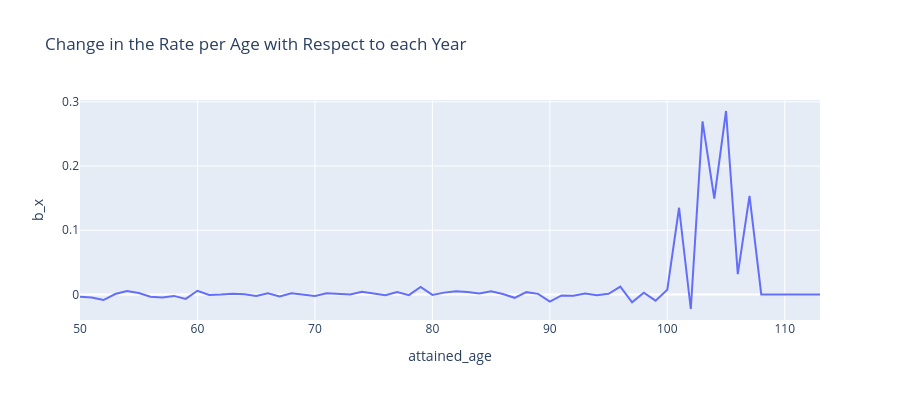

Notebook code cell kept with this figure:
### Code cell
charters.chart(
    df=pd.DataFrame(model.b_x).set_axis([0], axis=1).reset_index(),
    x_axis="attained_age",
    y_axis=0,
    color=None,
    type="line",
    title="Change in the Rate per Age with Respect to each Year",
    labels={"attained_age": "attained_age", "0": "b_x"},
)

### Figure 1 — Plotly figure (JSON) as saved in the notebook; plotly's stock layout.template omitted (floating-point values rounded to 4 significant figures)
{"data": [{"hovertemplate": "attained_age=%{x}<br>b_x=%{y}<extra></extra>", "legendgroup": "", "line": {"color": "#636efa", "dash": "solid"}, "marker": {"symbol": "circle"}, "mode": "lines", "name": "", "orientation": "v", "showlegend": false, "type": "scatter", "x": [50, 51, 52, 53, 54, 55, 56, 57, 58, 59, 60, 61, 62, 63, 64, 65, 66, 67, 68, 69, 70, 71, 72, 73, 74, 75, 76, 77, 78, 79, 80, 81, 82, 83, 84, 85, 86, 87, 88, 89, 90, 91, 92, 93, 94, 95, 96, 97, 98, 99, 100, 101, 102, 103, 104, 105, 106, 107, 108, 109, 110, 111, 112, 113], "xaxis": "x", "y": [-0.003486, -0.004781, -0.008813, 0.0006502, 0.005287, 0.002147, -0.003565, -0.004822, -0.002315, -0.007024, 0.005712, -0.0008955, -0.0001861, 0.001132, 0.0002327, -0.002319, 0.001692, -0.00323, 0.001857, -0.0004638, -0.002597, 0.001773, 0.0004141, -4.796e-05, 0.003968, 0.0009913, -0.001112, 0.003825, -0.001176, 0.01153, -0.0008125, 0.002779, 0.004901, 0.003935, 0.00156, 0.005071, 0.0006971, -0.005282, 0.003526, 0.0008836, -0.01117, -0.001599, -0.001967, 0.001318, -0.001128, 0.001048, 0.01217, -0.01227, 0.002672, -0.009728, 0.007278, 0.135, -0.02272, 0.2695, 0.1492, 0.2857, 0.03146, 0.1535, 0.0, 0.0, 0.0, 0.0, 0.0, 0.0], "yaxis": "y"}], "layout": {"height": 400, "legend": {"tracegroupgap": 0}, "title": {"text": "Change in the Rate per Age with Respect to each Year"}, "xaxis": {"anchor": "y", "domain": [0, 1], "title": {"text": "attained_age"}}, "yaxis": {"anchor": "x", "domain": [0, 1], "title": {"text": "b_x"}, "type": "-"}}}
